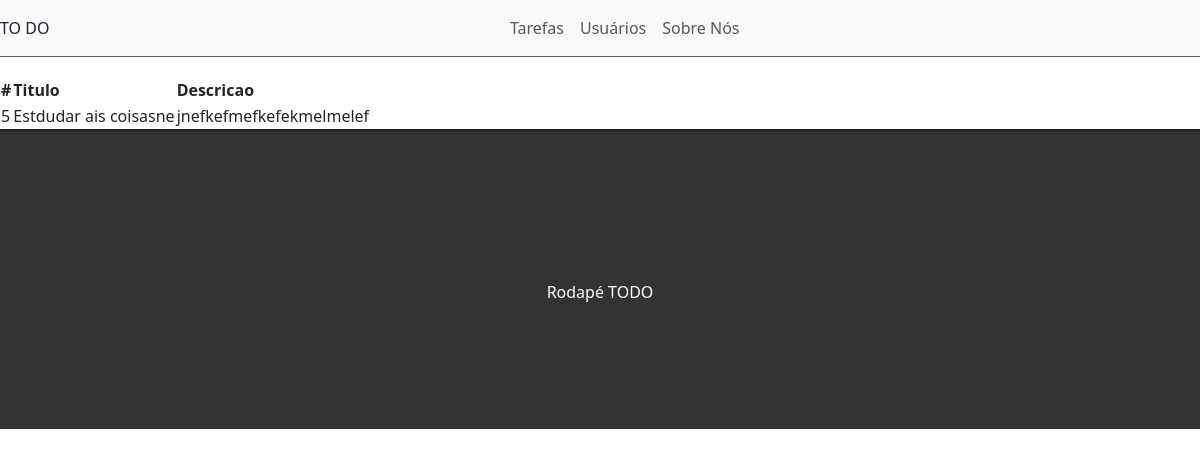
/task/5, run on the app's committed database.
### tasks/models.py (models this page shows, shortened)
class Task(models.Model):
    STATUS = (
        ('doing','Doing'),
        ('done','Done'),
    )
    title = models.CharField(max_length = 255)
    description = models.TextField()
    done = models.CharField(
        max_length=5,
        choices = STATUS
    )
    created_at = models.DateTimeField(auto_now_add=True)
    updated_at = models.DateTimeField(auto_now=True)

### tasks/views.py (the view)
# urls.py: path('task/<int:id>', views.showTask, name="show-task"),
def showTask(request, id):
    task = get_object_or_404(Task , pk=id)
    return render(request , 'tasks/showtask.html',{'task':task})

### tasks/templates/tasks/showtask.html (shortened to what this page needs)
{% extends 'base.html' %}
{% block content %}
    <div class="container-fluid">
        <table>
            <thead>
                <th>#</th>
                <th>Titulo</th>
                <th>Descricao</th>
            </thead>
            <tbody>
                <td>{{ task.id }}</td>
                <td>{{ task.title }}</td>
                <td>{{ task.description }}</td>
            </tbody>
        </table>
    </div>
{% endblock %}

### tasks/static/css/styles.css (style rules this page uses)
.container-fluid { padding: 0; }

### data on the page
Task: id "5", title "Estdudar ais coisasne", description "jnefkefmefkefekmelmelef"
